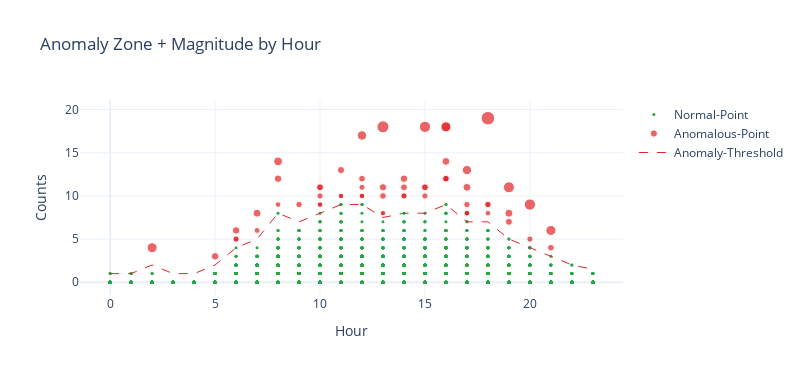

The notebook cell saved with this chart:
### Markdown cell above
Now we can plot the anomaly threshold and data points to visualise if we are happy with the selected threshold:

### Code cell
# Prepare data for plotting

# add a new column to represent the magnitude of an outlier
resampled['outlier_scale'] = resampled['obs_count'] / resampled['fence_high']

# select normal and anomalous slices of data
normal = resampled[resampled['is_anomaly'] == 'N']
anom = resampled[resampled['is_anomaly'] == 'Y']
# find the high fence for each hour
anom_thresh = resampled.groupby(['hour'])['fence_high'].max().reset_index()

# construct the multi scatter plot
fig = go.Figure()
fig.add_trace(go.Scatter(x=normal['hour'], y=normal['obs_count'], name='Normal-Point', mode='markers',
                         marker=dict(color='#28a745', size=3)))
fig.add_trace(go.Scatter(x=anom['hour'], y=anom['obs_count'], name='Anomalous-Point', mode='markers',
                         marker=dict(color='#e12429', size=anom['outlier_scale'] * 5)))
fig.add_trace(go.Scatter(x=anom_thresh['hour'], y=anom_thresh['fence_high'], name='Anomaly-Threshold',
                         mode='lines', line=dict(color='#e12429', width=1, dash='dash')))
fig.update_layout(title='Anomaly Zone + Magnitude by Hour', height=375, width=800,
                  xaxis_title="Hour", yaxis_title="Counts")
fig.show()

### Figure 1 — Plotly figure (JSON) as saved in the notebook; plotly's stock layout.template omitted (floating-point values rounded to 4 significant figures; data arrays with more than 128 entries replaced by an {"elided": "..."} marker saying what was removed)
{"data": [{"marker": {"color": "#28a745", "size": 3}, "mode": "markers", "name": "Normal-Point", "type": "scatter", "x": {"elided": "4079 int values"}, "y": {"elided": "4079 int values"}}, {"marker": {"color": "#e12429", "size": [6.25, 7, 11.25, 8, 10, 6.25, 6.25, 12.0, 10, 6.429, 5.625, 5.625, 7.222, 5.714, 5.714, 7.5, 7.5, 5.625, 6.875, 5.333, 10, 5.714, 11, 6.667, 13.57, 6, 6.429, 5.556, 6.25, 6.111, 6.429, 9.286, 6.667, 7.857, 6.875, 7.5, 7.5, 6.666, 5.556, 9.444, 5.556, 10, 6.875, 11.25, 6.667, 5.556, 6.667, 7.332, 5.556, 5.714, 6.429, 5.333, 6.25, 6.875, 6.667, 8.75, 7.778, 6.25, 6.25, 8, 6.875]}, "mode": "markers", "name": "Anomalous-Point", "type": "scatter", "x": [6, 19, 20, 19, 21, 20, 10, 13, 16, 17, 10, 8, 11, 18, 17, 8, 14, 10, 15, 13, 16, 17, 19, 12, 18, 7, 18, 12, 14, 12, 18, 17, 16, 17, 10, 6, 5, 13, 12, 12, 11, 2, 14, 15, 16, 11, 16, 13, 12, 17, 9, 13, 14, 15, 21, 8, 16, 15, 6, 7, 10], "y": [5, 7, 9, 8, 6, 5, 10, 18, 18, 9, 9, 9, 13, 8, 8, 12, 12, 9, 11, 8, 18, 8, 11, 12, 19, 6, 9, 10, 10, 11, 9, 13, 12, 11, 11, 6, 3, 10, 10, 17, 10, 4, 11, 18, 12, 10, 12, 11, 10, 8, 9, 8, 10, 11, 4, 14, 14, 10, 5, 8, 11]}, {"line": {"color": "#e12429", "dash": "dash", "width": 1}, "mode": "lines", "name": "Anomaly-Threshold", "type": "scatter", "x": [0, 1, 2, 3, 4, 5, 6, 7, 8, 9, 10, 11, 12, 13, 14, 15, 16, 17, 18, 19, 20, 21, 22, 23], "y": [1, 1, 2, 1, 1, 2, 4, 5, 8, 7, 8, 9, 9, 7.501, 8, 8, 9, 7, 7, 5, 4, 3, 2, 1.501]}], "layout": {"height": 375, "title": {"text": "Anomaly Zone + Magnitude by Hour"}, "width": 800, "xaxis": {"autorange": true, "range": [-1.435, 24.44], "title": {"text": "Hour"}, "type": "linear"}, "yaxis": {"autorange": true, "range": [-1.477, 21.11], "title": {"text": "Counts"}, "type": "linear"}}}
